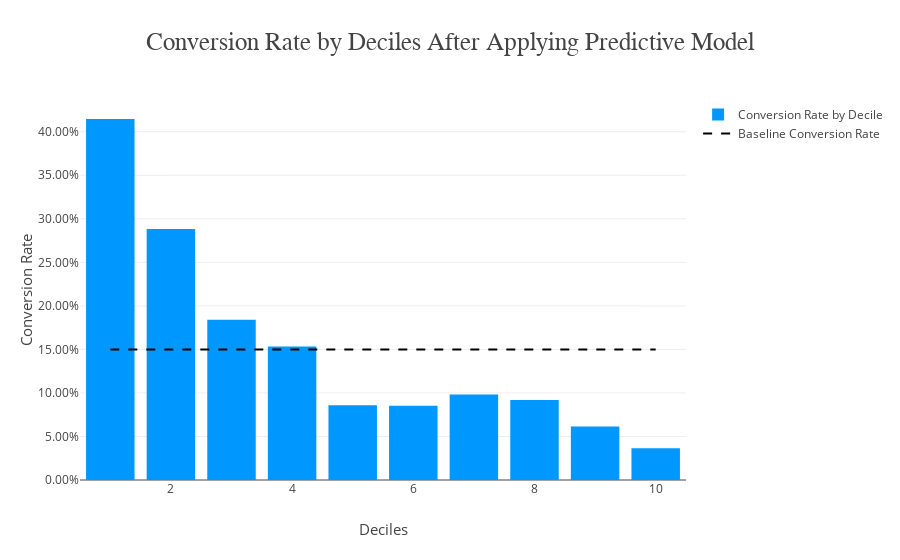

Here is the notebook cell this chart was saved with:
### Code cell
# Conversion rate state_funded on different curr_minus_sel_rate_levels

data = [
    go.Bar(
        x=conversion_rate_by_decile['decile'], # assign x as the dataframe column 'x'
        y=conversion_rate_by_decile['conversion_rate'],
        marker = dict(color = 'rgb(0,152,255)'),
        name='Conversion Rate by Decile'
        # orientation='h',
    ),
    go.Scatter(x=list(conversion_rate_by_decile['decile']), \
               y=[sum(y_test)/len(y_test)] * cut_groups, 
                    mode='lines', 
                    line=dict(color='black', width=line_width, dash='dash'),
                    showlegend=True,
                    name='Baseline Conversion Rate'
    )
]

layout = go.Layout(
    title=go.layout.Title(
        text='Conversion Rate by Deciles After Applying Predictive Model',
        # titlefont=dict(size=title_font_size),
        font=dict(family="Franklin Gothic", size=title_font_size)
    ),
    xaxis=go.layout.XAxis(
        title='Deciles',
        automargin=True,
        titlefont=dict(size=x_label_font_size)
    ),
    yaxis=go.layout.YAxis(
        title='Conversion Rate',
        automargin=True,
        titlefont=dict(size=y_label_font_size),
        tickformat=".2%"
    ),
    
)

fig = go.Figure(data=data, layout=layout)
py.iplot(fig, filename='lift-chart')

### Figure 1 — Plotly figure (JSON) as saved in the notebook; plotly's stock layout.template omitted (floating-point values rounded to 4 significant figures)
{"data": [{"marker": {"color": "rgb(0,152,255)"}, "name": "Conversion Rate by Decile", "type": "bar", "uid": "d73a5cef-f386-457d-868f-fa8c94447de4", "x": [1, 2, 3, 4, 5, 6, 7, 8, 9, 10], "y": [0.4146, 0.2883, 0.184, 0.1534, 0.08589, 0.08537, 0.09816, 0.09202, 0.06135, 0.03659]}, {"line": {"color": "black", "dash": "dash", "width": 2}, "mode": "lines", "name": "Baseline Conversion Rate", "showlegend": true, "type": "scatter", "uid": "3546a5da-aead-4697-96f4-2fa8eb0c540b", "x": [1, 2, 3, 4, 5, 6, 7, 8, 9, 10], "y": [0.15, 0.15, 0.15, 0.15, 0.15, 0.15, 0.15, 0.15, 0.15, 0.15]}], "layout": {"title": {"font": {"family": "Franklin Gothic", "size": 25}, "text": "Conversion Rate by Deciles After Applying Predictive Model"}, "xaxis": {"automargin": true, "title": {"font": {"size": 15}, "text": "Deciles"}}, "yaxis": {"automargin": true, "tickformat": ".2%", "title": {"font": {"size": 15}, "text": "Conversion Rate"}}}}
